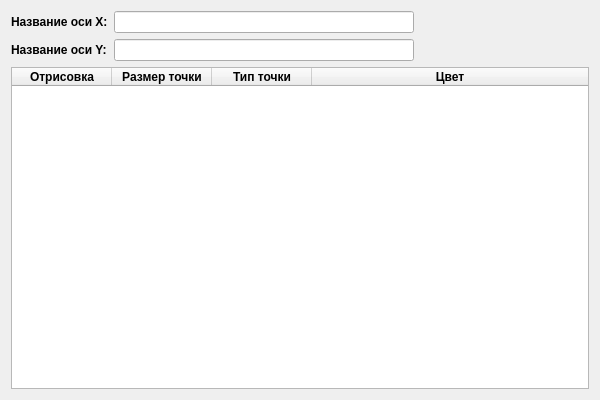
<?xml version="1.0" encoding="UTF-8"?>
<ui version="4.0">
 <class>ScatterSettingsWidget</class>
 <widget class="QWidget" name="ScatterSettingsWidget">
  <property name="geometry">
   <rect>
    <x>0</x>
    <y>0</y>
    <width>600</width>
    <height>400</height>
   </rect>
  </property>
  <layout class="QVBoxLayout" name="verticalLayout">
   <item>
    <layout class="QFormLayout" name="formLayout">
     <item row="0" column="0">
      <widget class="QLabel" name="label_xAxis">
       <property name="font">
        <font>
         <bold>true</bold>
        </font>
       </property>
       <property name="text">
        <string>Название оси X:</string>
       </property>
      </widget>
     </item>
     <item row="0" column="1">
      <widget class="QLineEdit" name="lineEdit_xAxisLabel">
       <property name="maximumSize">
        <size>
         <width>300</width>
         <height>16777215</height>
        </size>
       </property>
      </widget>
     </item>
     <item row="1" column="0">
      <widget class="QLabel" name="label_yAxis">
       <property name="font">
        <font>
         <bold>true</bold>
        </font>
       </property>
       <property name="text">
        <string>Название оси Y:</string>
       </property>
      </widget>
     </item>
     <item row="1" column="1">
      <widget class="QLineEdit" name="lineEdit_yAxisLabel">
       <property name="maximumSize">
        <size>
         <width>300</width>
         <height>16777215</height>
        </size>
       </property>
      </widget>
     </item>
    </layout>
   </item>
   <item>
    <widget class="QTableWidget" name="settingsTable">
     <property name="columnCount">
      <number>4</number>
     </property>
     <attribute name="horizontalHeaderStretchLastSection">
      <bool>true</bool>
     </attribute>
     <attribute name="verticalHeaderVisible">
      <bool>true</bool>
     </attribute>
     <column>
      <property name="text">
       <string>Отрисовка</string>
      </property>
      <property name="font">
       <font>
        <bold>true</bold>
       </font>
      </property>
     </column>
     <column>
      <property name="text">
       <string>Размер точки</string>
      </property>
      <property name="font">
       <font>
        <bold>true</bold>
       </font>
      </property>
     </column>
     <column>
      <property name="text">
       <string>Тип точки</string>
      </property>
      <property name="font">
       <font>
        <bold>true</bold>
       </font>
      </property>
     </column>
     <column>
      <property name="text">
       <string>Цвет</string>
      </property>
      <property name="font">
       <font>
        <bold>true</bold>
       </font>
      </property>
     </column>
    </widget>
   </item>
  </layout>
 </widget>
 <resources/>
 <connections/>
</ui>
